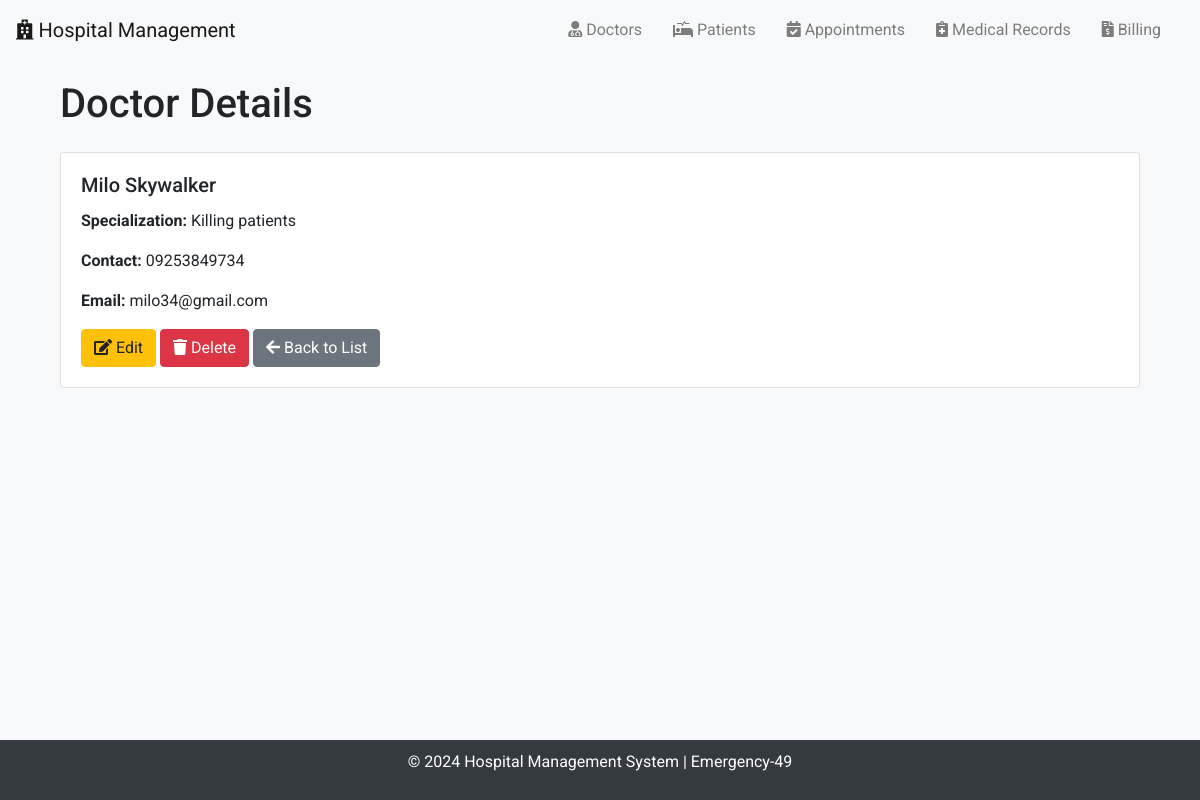
Screenshot of /doctors/10/ with the database file from the repository.
### emergency_49/models.py (models this page shows, shortened)
class Doctor(models.Model):
    first_name = models.CharField(max_length=50)
    last_name = models.CharField(max_length=50)
    specialization = models.CharField(max_length=100)
    phone_number = models.CharField(max_length=15, unique=True)
    email = models.EmailField(unique=True)

### emergency_49/views.py (the view)
# urls.py: path('doctors/<int:pk>/', DoctorDetailView.as_view(), name='doctor_detail'),
class DoctorDetailView(DetailView):
    model = Doctor
    template_name = 'doctor_detail.html'

### emergency_49/templates/doctor_detail.html
{% extends 'base.html' %}
{% block content %}
<div class="container">
    <h1 class="mb-4">Doctor Details</h1>
    <div class="card">
        <div class="card-body">
            <h5 class="card-title">{{ doctor.first_name }} {{ doctor.last_name }}</h5>
            <p class="card-text"><strong>Specialization:</strong> {{ doctor.specialization }}</p>
            <p class="card-text"><strong>Contact:</strong> {{ doctor.phone_number }}</p>
            <p class="card-text"><strong>Email:</strong> {{ doctor.email }}</p>
            <a href="{% url 'doctor_edit' doctor.pk %}" class="btn btn-warning"><i class="fas fa-edit"></i> Edit</a>
            <a href="{% url 'doctor_delete' doctor.pk %}" class="btn btn-danger"><i class="fas fa-trash"></i> Delete</a>
            <a href="{% url 'doctor_list' %}" class="btn btn-secondary"><i class="fas fa-arrow-left"></i> Back to List</a>
        </div>
    </div>
</div>
{% endblock %}

### emergency_49/templates/base.html (style rules this page uses)
body { font-family: 'Roboto', sans-serif; background-color: #f8f9fa; }
.container { margin-top: 20px; }

### rows the page displays
Doctor: first_name "Milo", last_name "Skywalker", specialization "Killing patients", phone_number "09253849734", email "milo34@gmail.com"
